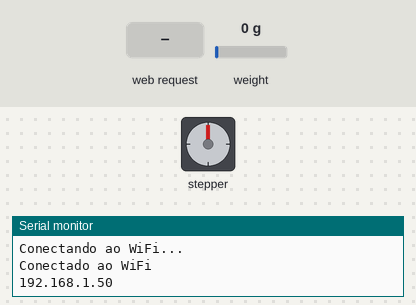
Bench run of a sketch on a simulated ESP32. On the bench: stepper motor, the last lines printed to the serial monitor. The test bench sets the inputs (shaded band); at power-on: weight on the scale 0 g. WiFi joins after 1.5 s; servers stay silent unless stated; stepper angles assume 200 steps per turn.

Above: at 4.5 s.
4.6 s: HTTP request GET /rotateMotor received
At 10.4 s:
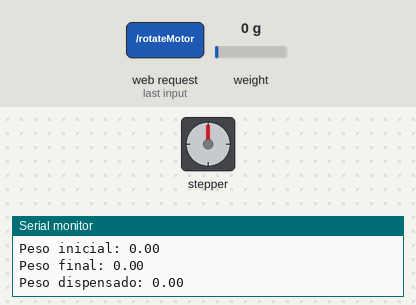
10.6 s: HTTP request GET /rotateMotor received
At 17.1 s:
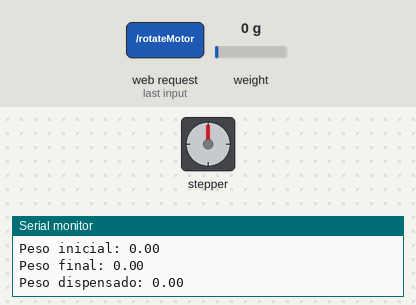
Timing chart, 0 to 18.6 s (numbered marks = the images above; inputs shaded):
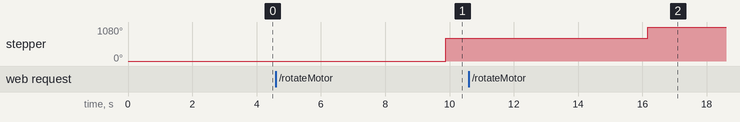

Measured:
- after the input at 4.6 s, stepper: turns 720° clockwise, starting after 5.3 s
- after the input at 10.6 s, stepper: turns 360° clockwise, starting after 5.6 s

The sketch:

sim.ino
```cpp
#include <WiFi.h>
#include <ESPAsyncWebServer.h>
#include <AccelStepper.h>
#include "HX711.h"

// WiFi credentials
const char* ssid = "Redmi 13C";
const char* password = "igor2024";

// Motor de Passo (DRV8825)
// Defina os pinos de controle do motor de passo
const int stepPin = 13; // Pino de passo, conectado ao D13 (GPIO 13)
const int dirPin = 26;  // Pino de direção, conectado ao D26 (GPIO 26)

// Crie uma instância da classe AccelStepper
AccelStepper stepper(AccelStepper::DRIVER, stepPin, dirPin);

// Ultrasonic Sensor
const int trigPin = 21; // Pino de trigger, conectado ao D21 (GPIO 21)
const int echoPin = 22; // Pino de echo, conectado ao D22 (GPIO 22)
long duration;
int distance;
const float maxDistance = 30.0; // Capacidade máxima do recipiente em cm

// Load Cell (HX711)
const int LOADCELL_DOUT_PIN = 19; // Pino DT, conectado ao D15 (GPIO 15)
const int LOADCELL_SCK_PIN = 18;   // Pino SCK, conectado ao D4 (GPIO 4)
HX711 scale;

// Server
AsyncWebServer server(80);

// Meta de peso para cada operação de dispensação (200 gramas neste exemplo)
const float targetWeight = 200.0;

// Calibração de passos do motor de passo para dispensar 200 gramas (valor de exemplo)
const long stepsForTargetWeight = 200; // Ajuste conforme necessário

// Offset para a célula de carga
long offset = 0;

void setup() {
  Serial.begin(115200);

  // Motor de Passo
  stepper.setMaxSpeed(1000); // Defina a velocidade máxima
  stepper.setAcceleration(500); // Defina a aceleração

  // Ultrasonic Sensor
  pinMode(trigPin, OUTPUT);
  pinMode(echoPin, INPUT);

  // Load Cell
  scale.begin(LOADCELL_DOUT_PIN, LOADCELL_SCK_PIN);
  offset = scale.read_average(3); // Calibração inicial
  scale.tare(); // Reseta a balança para 0

  // WiFi
  WiFi.begin(ssid, password);
  while (WiFi.status() != WL_CONNECTED) {
    delay(1000);
    Serial.println("Conectando ao WiFi...");
  }
  Serial.println("Conectado ao WiFi");
  Serial.println(WiFi.localIP());

  // Server endpoints
  server.on("/rotateMotor", HTTP_GET, [](AsyncWebServerRequest *request){
    dispenseRation();
    request->send(200, "text/plain", "Motor de passo ativado e ração dispensada");
  });

  server.on("/getRation", HTTP_GET, [](AsyncWebServerRequest *request){
    float percentage = getRationPercentage();
    request->send(200, "text/plain", String(percentage) + "%");
  });

  server.on("/getWeight", HTTP_GET, [](AsyncWebServerRequest *request){
    float weight = getWeight();
    request->send(200, "text/plain", String(weight));
  });

  server.begin();
}

void loop() {
  // Nada a ser feito no loop
}

long getDistance() {
  digitalWrite(trigPin, LOW);
  delayMicroseconds(2);
  digitalWrite(trigPin, HIGH);
  delayMicroseconds(10);
  digitalWrite(trigPin, LOW);
  duration = pulseIn(echoPin, HIGH);
  return duration;
}

float getWeight() {
  return (scale.read_average(10) - offset) / 1000.0; // Média de 10 leituras com ajuste de offset
}

float getRationPercentage() {
  long duration = getDistance();
  int distance = duration * 0.034 / 2; // Distância em cm

  // Calcular a porcentagem com base na distância medida e na distância máxima
  float percentage = (1.0 - (distance / maxDistance)) * 100.0;

  // Limitar a porcentagem ao intervalo de 0% a 100%
  if (percentage < 0) {
    percentage = 0;
  } else if (percentage > 100) {
    percentage = 100;
  }

  return percentage;
}

void dispenseRation() {
  // Medir o peso inicial
  float initialWeight = getWeight();
  Serial.print("Peso inicial: ");
  Serial.println(initialWeight);

  // Mover o motor de passo para dispensar ração
  stepper.moveTo(stepsForTargetWeight); // Mover a quantidade definida de passos
  while (stepper.distanceToGo() > 0) {
    stepper.run();
  }

  delay(1000); // Aguarde para garantir que a ração foi dispensada

  // Medir o peso final
  float finalWeight = getWeight();
  Serial.print("Peso final: ");
  Serial.println(finalWeight);

  // Calcular a quantidade de ração dispensada
  float dispensedWeight = finalWeight - initialWeight;
  Serial.print("Peso dispensado: ");
  Serial.println(dispensedWeight);

  // Ajustar se necessário
  if (dispensedWeight < targetWeight) {
    long additionalSteps = (targetWeight - dispensedWeight) * (stepsForTargetWeight / targetWeight);
    stepper.moveTo(stepper.currentPosition() + additionalSteps);
    while (stepper.distanceToGo() > 0) {
      stepper.run();
    }
  } else if (dispensedWeight > targetWeight) {
    long reverseSteps = (dispensedWeight - targetWeight) * (stepsForTargetWeight / targetWeight);
    stepper.moveTo(stepper.currentPosition() - reverseSteps);
    while (stepper.distanceToGo() > 0) {
      stepper.run();
    }
  }

  delay(1000); // Aguarde novamente para qualquer ação final

  // Voltar à posição inicial
  stepper.moveTo(0);
  while (stepper.distanceToGo() > 0) {
    stepper.run();
  }

  // Peso final ajustado
  float adjustedWeight = getWeight();
  Serial.print("Peso final ajustado: ");
  Serial.println(adjustedWeight);
}
```
